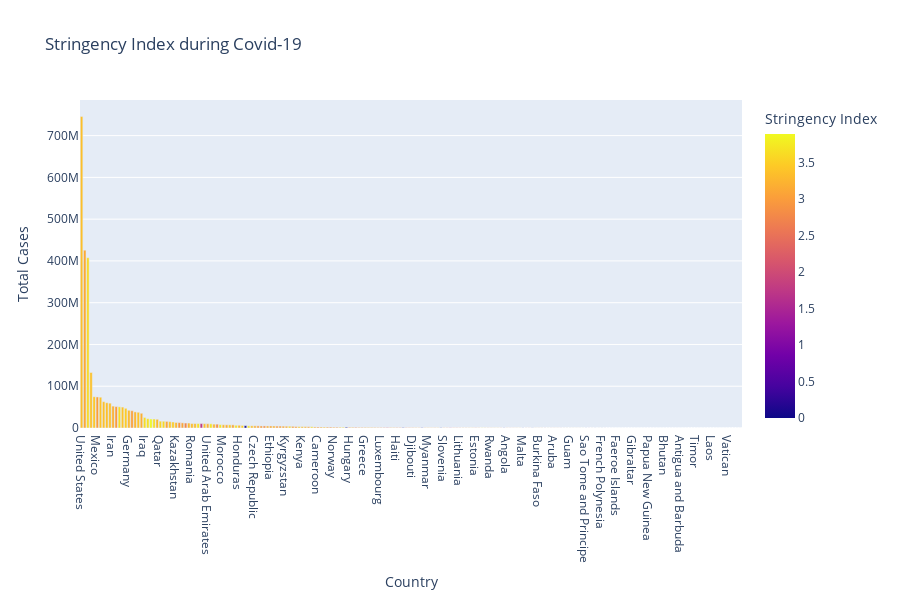

Here is the notebook cell this chart was saved with:
### Code cell
#Stringency Index of countries.

fr = px.bar(transf, x='Country', y='Total Cases', color='Stringency Index', hover_data=['Population', 'Total Deaths'], height= 600, width=900,  title="Stringency Index during Covid-19")

fr.show()

### Figure 1 — Plotly figure (JSON) as saved in the notebook; plotly's stock layout.template omitted (floating-point values rounded to 4 significant figures; data arrays with more than 128 entries replaced by an {"elided": "..."} marker saying what was removed)
{"data": [{"alignmentgroup": "True", "customdata": {"elided": "210x2 float values"}, "hovertemplate": "Country=%{x}<br>Total Cases=%{y}<br>Population=%{customdata[0]}<br>Total Deaths=%{customdata[1]}<br>Stringency Index=%{marker.color}<extra></extra>", "legendgroup": "", "marker": {"color": {"elided": "210 float values"}, "coloraxis": "coloraxis", "pattern": {"shape": ""}}, "name": "", "offsetgroup": "", "orientation": "v", "showlegend": false, "textposition": "auto", "type": "bar", "x": {"elided": "210 str values"}, "xaxis": "x", "y": {"elided": "210 int values"}, "yaxis": "y"}], "layout": {"barmode": "relative", "coloraxis": {"colorbar": {"title": {"text": "Stringency Index"}}, "colorscale": [[0, "#0d0887"], [0.1111, "#46039f"], [0.2222, "#7201a8"], [0.3333, "#9c179e"], [0.4444, "#bd3786"], [0.5556, "#d8576b"], [0.6667, "#ed7953"], [0.7778, "#fb9f3a"], [0.8889, "#fdca26"], [1, "#f0f921"]]}, "height": 600, "legend": {"tracegroupgap": 0}, "title": {"text": "Stringency Index during Covid-19"}, "width": 900, "xaxis": {"anchor": "y", "domain": [0, 1], "title": {"text": "Country"}}, "yaxis": {"anchor": "x", "domain": [0, 1], "title": {"text": "Total Cases"}}}}
